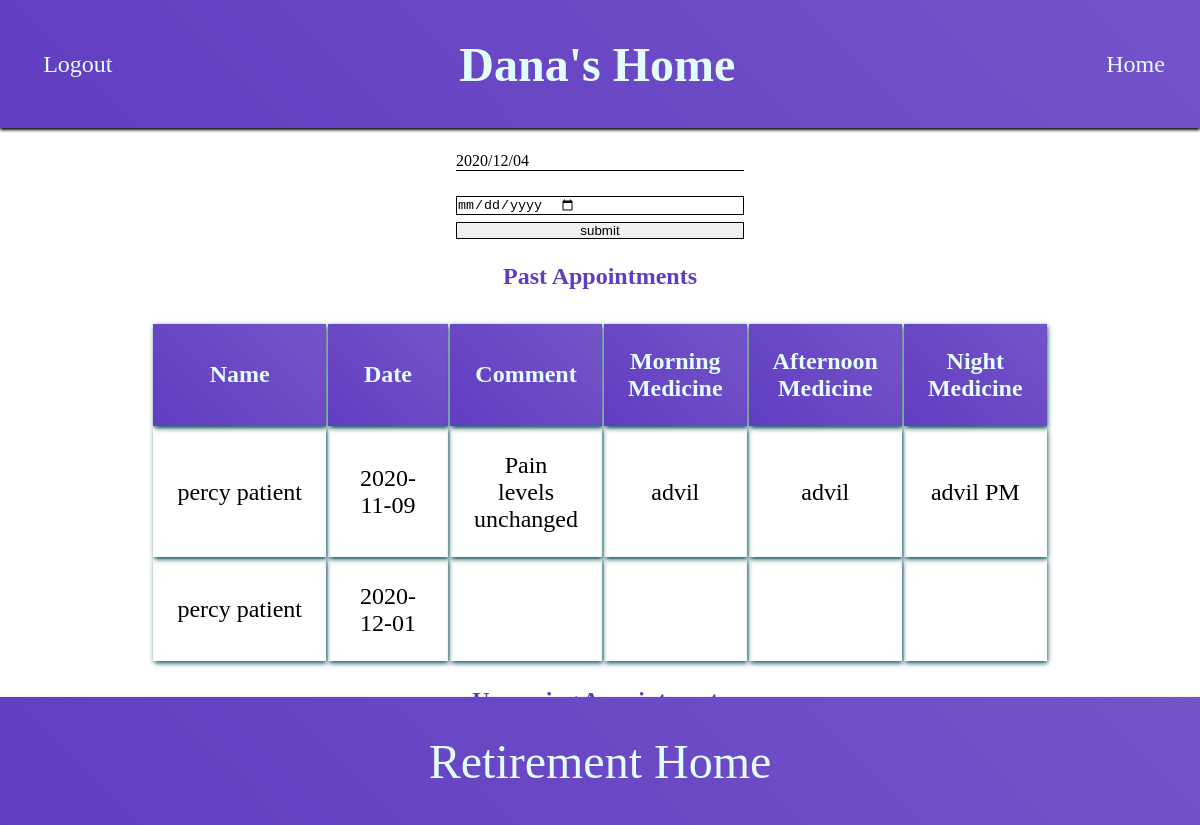
/employee/doctor/home.php (signed in), run on the app's committed database.
### tables this page shows
CREATE TABLE appointments (
  appt_id BIGINT AUTO_INCREMENT PRIMARY KEY,
  patient_id BIGINT NOT NULL,
  doctor_id BIGINT NOT NULL,
  appt_date DATE NOT NULL,
  comment TEXT DEFAULT NULL,
  morn_med VARCHAR(100) DEFAULT NULL,
  afternoon_med VARCHAR(100) DEFAULT NULL,
  night_med VARCHAR(100) DEFAULT NULL,

  FOREIGN KEY (patient_id)
    REFERENCES users (user_id)
    ON DELETE CASCADE,

  FOREIGN KEY (doctor_id)
    REFERENCES users (user_id)
    ON DELETE CASCADE,

  UNIQUE (patient_id, appt_date)
);

CREATE TABLE users (
  user_id BIGINT AUTO_INCREMENT PRIMARY KEY,
  first_name VARCHAR(100) NOT NULL,
  last_name VARCHAR(100) NOT NULL,
  email VARCHAR(100) NOT NULL,
  password VARCHAR(100) NOT NULL,
  phone VARCHAR(12) NOT NULL,
  dob DATE,
  role INT NOT NULL,
  confirmed BOOLEAN,

  FOREIGN KEY (role)
    REFERENCES roles (role_id)
    ON DELETE CASCADE,

  UNIQUE(email)
);

### auth/php/auth.php (called while the page is built, shortened)
<?php
function auth($targets, $link) {
  if (isset($_SESSION['loggedin'])) {
    if ($stmt = $link->prepare('SELECT role FROM users WHERE user_id = ?')) {
      $stmt->bind_param('i', $_SESSION['user_id']);
      $stmt->execute();
      $stmt->store_result();
      $stmt->bind_result($role);
      if ($stmt->fetch()) {
        if(in_array($role, $targets)){
          return true;
        } else {
          redirect_by_role($role);
        }
      }
    }
  }
  return false;
}
?>

### employee/doctor/home.php (the view, shortened to what this page needs)
<?php
require_once '../../auth/php/config.php';
require_once '../../auth/php/auth.php';
$first_name = $_SESSION['first_name'];
$user_id = $_SESSION['user_id'];
$first_name = ucfirst($first_name);
$date = date("Y/m/d");
if (auth([3], $link)) {
  echo <<<"EOT"
  <head>
    <link rel="stylesheet" href="../../assets/styles.css">
  </head>
  <body>
    <header>
      <a href="../../auth/php/logout.php">Logout</a>
      <h1>$first_name's Home</h1>
      <nav class="nav">
        <a href="home.php">Home</a>
      </nav>
    </header>
    <section class='doctor'>
    <form class="form-style register" action="home.php" method="post">
    <label for="date">$date</label><br>
    <input type="date" name="date" value="date">
    <input type="submit" value="submit">
    </form>
    <h2>Past Appointments</h2>
    <table class='checklist'>
      <tr class="row">
        <th>Name</th>
        <th>Date</th>
        <th>Comment</th>
        <th>Morning Medicine</th>
        <th>Afternoon Medicine</th>
        <th>Night Medicine</th>
      </tr>
  EOT;
    if ($stmt = $link->prepare('SELECT u.first_name, u.last_name, appt_date, comment, morn_med, afternoon_med, night_med
                                FROM appointments AS a
                                JOIN users AS u
                                ON a.patient_id = u.user_id
                                WHERE doctor_id = ?
                                AND appt_date < ?')) {
        $stmt->bind_param('is', $user_id, $date);
        $stmt->execute();
        $stmt->store_result();
        if ($stmt->num_rows > 0) {
          $stmt->bind_result($patient_fname, $patient_lname, $date, $comment, $morn_med, $afternoon_med, $night_med);
  while ($stmt->fetch()) {
    echo <<<"EOT"
        <tr class="row">
          <td>$patient_fname $patient_lname</td>
          <td class='check'>$date</td>
          <td class='check'>$comment</td>
          <td class='check'>$morn_med</td>
          <td class='check'>$afternoon_med</td>
          <td class='check'>$night_med</td>
        </tr>
    EOT;
    }
  }
}
echo <<<"EOT"
      </table>
      <h2>Upcoming Appointments</h2>
      <table class='checklist'>
        <tr class="row">
          <th>Name</th>
          <th>Date</th>
        </tr>
    EOT;
  echo <<<"EOT"
        </table>
      </section>
    <footer>
      <p>Retirement Home</p>
    </footer>
  </body>
  EOT;
}
?>

### assets/styles.css (style rules this page uses)
* { margin: 0; padding: 0; }
body { background-color: #FFFFFF; }
h2 { color: #613DC1; margin-top: 1em; }
header, footer { background-image: linear-gradient(45deg, #613DC1, #7454C9); display: flex; justify-content: space-between; align-items: center; width: 100%; height: 8em; box-shadow: 0px 2px 3px black; }
footer { position: absolute; bottom: 0px; display: flex; justify-content: center; }
footer p { text-align: center; font-size: 3em; color: #E2FDFF; }
header a:first-of-type { margin-left: 1em; text-decoration: none; color: #E2FDFF; font-size: 1.5em; padding: .2em .8em .2em .8em; }
header h1 { color: #E2FDFF; font-size: 3em; }
.nav a { color: #E2FDFF; font-size: 1.5em; padding: .2em .8em .2em .8em; text-decoration: none; width: 3em; }
.nav { margin-right: 1em; }
.form-style { display: flex; flex-direction: column; width: 18em; }
.form-style * { border-bottom: 1px solid black; display: flex; justify-content: space-between; margin-top: .5em; }
.form-style input { border: 1px solid black; }
.checklist { margin-top: 2em; }
.checklist tr th, .checklist tr td { box-shadow: .5px 2px 5px #004C52; font-size: 1.5em; padding: 1em; }
.checklist tr th { background-image: linear-gradient(45deg, #613DC1, #7454C9); color: #E2FDFF; }
.check { width: 3em; }
.row { text-align: center; }
.doctor { align-items: center; display: flex; flex-direction: column; margin-top: 1em; }

### data on the page
appointments: patient.first_name "percy", patient.last_name "patient", appt_date "2020-11-09", comment "Pain levels unchanged", morn_med "advil", afternoon_med "advil", night_med "advil PM"
appointments: patient.first_name "percy", patient.last_name "patient", appt_date "2020-12-01"

### other printed values
$first_name "Dana"
$date "2020/12/04"
